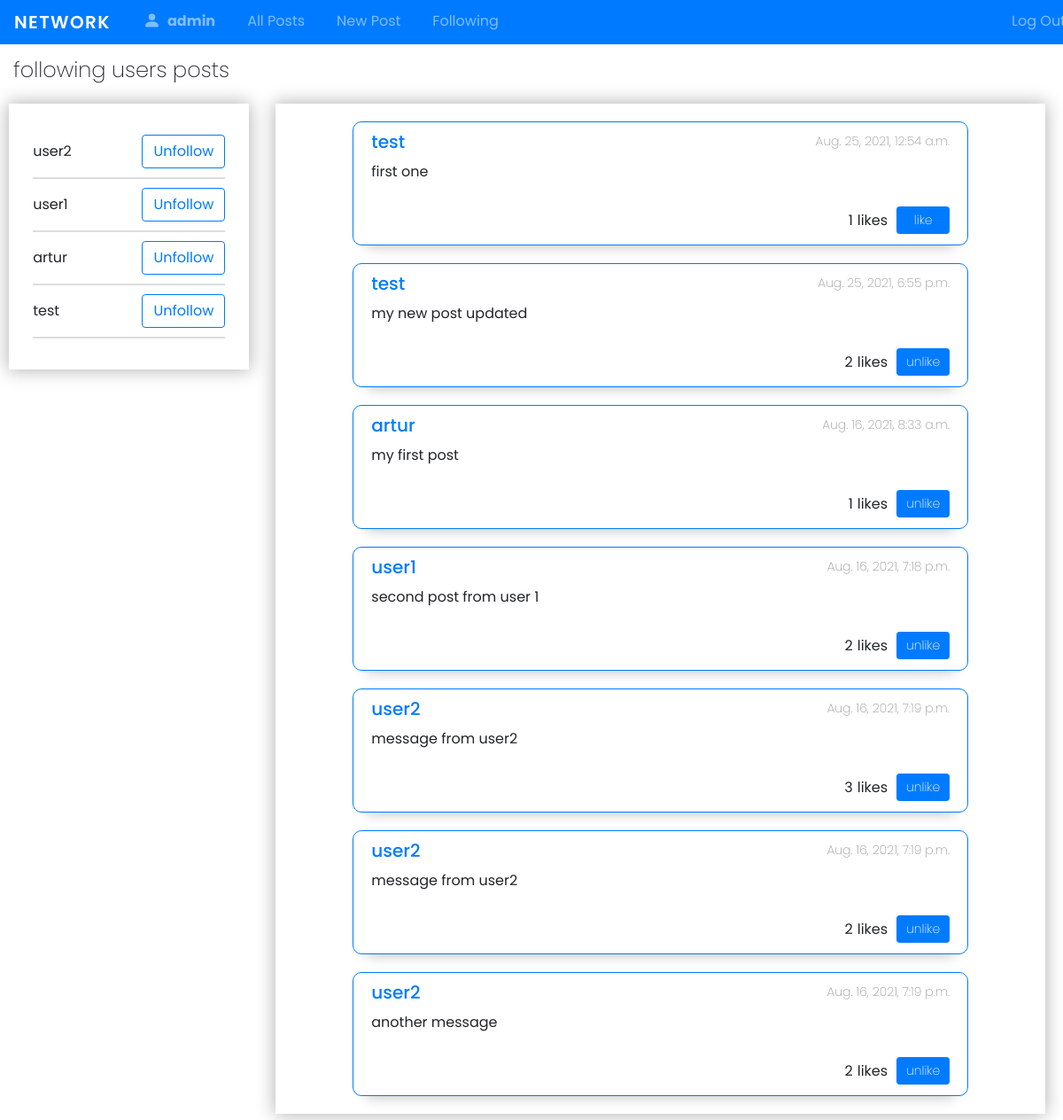
The app's page /following/1/ (signed in) with its own data.
### network/models.py (models this page shows, shortened)
class User(AbstractUser):
    image = models.ImageField(upload_to='images',  default='images/user.png')
    following = models.ManyToManyField(
        "self", blank=True, related_name="followers", symmetrical=False
    )
    def __str__(self):
        return f"{self.username}"

class Post(models.Model):
    user = models.ForeignKey("User", on_delete=models.CASCADE)
    text = models.TextField(max_length=500)
    timestamp = models.DateTimeField(auto_now_add=True)
    liked = models.ManyToManyField(User, blank=True, related_name='likes')
    def total_likes(self):
        return self.liked.all().count()

### network/views.py (the view)
# urls.py: path("following/<int:id>/", views.show_followers_posts, name="following"),
@login_required
def show_followers_posts(request, id):
    user = User.objects.get(id=request.user.id)
    userShow = user.followers.all()
    posts = Post.objects.filter(user__id__in=userShow)
    paginator = Paginator(posts, 10)
    page_number = request.GET.get('page')
    page_obj = paginator.get_page(page_number)
    return render(request, "network/following.html", {
        'users': userShow,
        'posts': page_obj,
        'userMain': user
    })

### network/templates/network/following.html (shortened to what this page needs)
{% extends 'network/layout.html' %}
{% block body %}
<h4 id="following-title">following users posts</h4>
<div class="user-info-container">
    <div class="user-info-wrapper" id="following-wrapper">
        {% for user in users %}
        <div class="following-user">
            <p>{{user}}</p>
            <a href="{% url 'followers' id=user.id %}">
                <button type="button" class="btn btn-outline-primary">Unfollow</button>
            </a>
        </div>
        {% empty %}
        <h5>No followers</h5>
        {% endfor %}
    </div>
    <div class="user-info-body">
        {% for post in posts %}
        <div class="post-body">
            <div class="post-body-header">
                <a href="{% url 'user_info' post.user.id %}">
                    <h5>{{post.user}}</h5>
                </a>
                <p>{{post.timestamp}}</p>
            </div>
            <p class="post-body-text">{{post.text}}</p>
            <div class="post-buttons">
                <div class="post-likes">
                    <div class="post-body-likes like-count{{post.id}}">{{post.total_likes}}</div>
                    <div>likes</div>
                </div>
                <form action="{% url 'like-post-view' %}" method="POST" class="like-form" id="{{post.id}}">
                    {% if user.is_authenticated %}
                    <button id="like-btn" class="like-btn{{post.id}} btn btn-primary btn-sm" type="submit">
                        {% if user not in post.liked.all %}
                        like
                        {% else %}
                        unlike
                        {% endif %}
                    </button>
                    {% endif %}
                </form>
            </div>
        </div>
        {% empty %}
        <h3 class="message">You are not following any users</h3>
        {% endfor %}
    </div>
</div>
{% endblock %}

### network/templates/network/layout.html (shortened to what this page needs)
{% load static %}
<!DOCTYPE html>
<html lang="en">
<head>
    <link rel="stylesheet" href="https://stackpath.bootstrapcdn.com/bootstrap/4.4.1/css/bootstrap.min.css"
>
    <link rel="stylesheet" href="https://cdn.jsdelivr.net/npm/bootstrap-icons@1.5.0/font/bootstrap-icons.css">
    <link href="{% static 'network/styles.css' %}" rel="stylesheet">
</head>
<body>
    <nav class="navbar navbar-expand-md navbar-dark bg-primary">
        <a class="navbar-brand" href="#">Network</a>
        <div>
            <ul class="navbar-nav mr-auto">
                {% if user.is_authenticated %}
                <li class="nav-item">
                    <a class="nav-link" href="{% url 'user_info' user.id %}"><svg xmlns="http://www.w3.org/2000/svg"
                            width="16" height="16" fill="currentColor" class="bi bi-person-fill" viewBox="0 0 16 16">
                            <path d="M3 14s-1 0-1-1 1-4 6-4 6 3 6 4-1 1-1 1H3zm5-6a3 3 0 1 0 0-6 3 3 0 0 0 0 6z" />
                        </svg><strong>{{user.username}}</strong></a>
                </li>
                {% endif %}
                <div class="navbar-body">
                    <li class="nav-item">
                        <a class="nav-link" href="{% url 'index' %}">All Posts</a>
                    </li>
                </div>
                {% if user.is_authenticated %}
                <div class="navbar-body">
                    <li class="nav-item">
                        <a class="nav-link" href="{% url 'newpost' %}">New Post</a>
                    </li>
                </div>
                <div class="navbar-body">
                    <li class="nav-item">
                        <a class="nav-link" href="{% url 'following' user.id %}">Following</a>
                    </li>
                </div>
                <li class="nav-item">
                    <a class="nav-link" href="{% url 'logout' %}">Log Out</a>
                </li>
                {% endif %}
            </ul>
        </div>
    </nav>
    <div class="body">
        {% block body %}
        {% endblock %}
    </div>
</body>
</html>

### network/static/network/styles.css (style rules this page uses)
*, *::after, *::before { margin: 0; padding: 0; box-sizing: border-box; font-family: 'Poppins', sans-serif; }
body { overflow-x: hidden; }
.navbar { width: 100%; height: 50px; }
.navbar-brand { text-transform: uppercase; font-weight: 600; letter-spacing: 1.4px; }
.navbar-nav { display: flex; width: 90vw; }
.navbar-body:last-of-type { flex: 1; }
.nav-item { padding: 0 10px; }
.nav-link > svg { width: 25px; height: 25px; margin-right: 5px; padding-bottom: 5px; }
.post-body { width: 80%; border: 1px solid #007bff; border-radius: 10px; margin: 20px auto; -webkit-box-shadow: 0px 17px 14px -16px rgba(0,0,0,0.25); box-shadow: 0px 17px 14px -16px rgba(0,0,0,0.25); }
.post-body-header { display: flex; justify-content: space-between; align-items: center; padding: 10px 20px; }
.post-body-header > a { text-decoration: none; }
.post-body-header > a > h5 { margin-bottom: 0; }
.post-body-header > p { font-size: 14px; font-weight: 200; color: #999; margin-bottom: 0; }
.post-body-text { font-size: 16px; padding: 0 20px; width: 90%; }
.post-likes { display: flex; align-items: center; margin-right: 10px; flex: 1; font-weight: 400; }
.post-body-likes { width: 35%; margin-left: auto; margin-right: 0; padding: 5px 5px 5px 15px; text-align: right; }
.post-buttons { display: flex; padding: 10px 20px; align-items: center; justify-content: flex-end; }
#like-btn { width: 60px !important; font-weight: 200 !important; }
.user-info-container { display: flex; }
.user-info-body { width: 80%; margin: 10px 20px; -webkit-box-shadow: 0px 0px 19px 1px rgba(0,0,0,0.3); box-shadow: 0px 0px 19px 1px rgba(0,0,0,0.3); }
.user-info-wrapper { width: 25%; height: 60vh; margin: 10px; display: flex; flex-direction: column; justify-content: center; align-items: center; -webkit-box-shadow: 0px 0px 19px 1px rgba(0,0,0,0.3); box-shadow: 0px 0px 19px 1px rgba(0,0,0,0.3); }
#following-wrapper { justify-content: flex-start; padding: 30px 0; height: 100%; }
#following-title { padding: 15px 0 5px 15px; font-weight: 200; }
.following-user { display: flex; width: 80%; margin: 5px auto; align-items: center; justify-content: space-between; padding-bottom: 10px; border-bottom: 2px solid #ddd; }
.following-user > p { margin: 0; }

### records on screen
User: username "admin"
User: username "user2"
User: username "user1"
User: username "artur"
User: username "test"
Post: user "test", timestamp "Aug. 25, 2021, 12:54 a.m.", text "first one", total_likes "1"
Post: user "test", timestamp "Aug. 25, 2021, 6:55 p.m.", text "my new post updated", total_likes "2", shows "unlike"
Post: user "artur", timestamp "Aug. 16, 2021, 8:33 a.m.", text "my first post", total_likes "1", shows "unlike"
Post: user "user1", timestamp "Aug. 16, 2021, 7:18 p.m.", text "second post from user 1", total_likes "2", shows "unlike"
Post: user "user2", timestamp "Aug. 16, 2021, 7:19 p.m.", text "message from user2", total_likes "3", shows "unlike"
Post: user "user2", timestamp "Aug. 16, 2021, 7:19 p.m.", text "message from user2", total_likes "2", shows "unlike"
Post: user "user2", timestamp "Aug. 16, 2021, 7:19 p.m.", text "another message", total_likes "2", shows "unlike"
